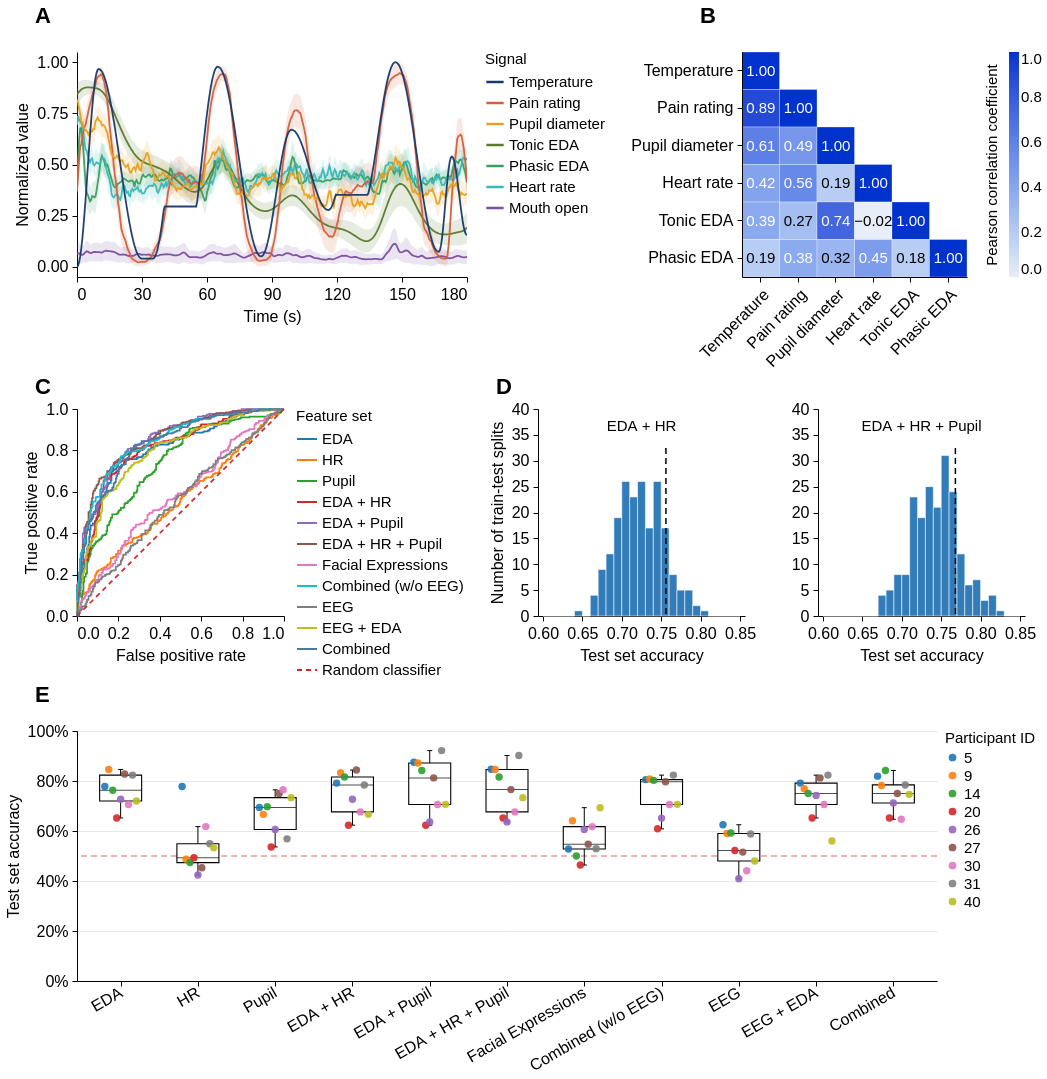

Write notebook code for a chart like this one.
### Markdown cell above
## Composite figure

The panels are combined with native Altair composition and independent scales at every concatenation boundary.

### Code cell
native_composite = compose_figure_altair(
    plot_grand_averaged_signals(
        averages,
        signals,
        stimulus_seed=133,
        signal_labels=None,
        signal_colors=None,
        width=390,
        height=225,
        display_step_ms=500,
        y_domain=(-0.05, 1.05),
        line_width=1.8,
        line_opacity=0.95,
        show_ci=True,
        ci_opacity=0.15,
        legend_title="Signal",
        legend_orient="right",
        legend_columns=1,
        title=None,
    ),
    plot_correlation_heatmap(
        averages,
        features=None,
        skip_first_n_seconds=20,
        width=225,
        height=225,
        title=None,
    ),
    plot_roc_curves(
        roc_results,
        width=207,
        height=207,
        title=None,
    ),
    plot_accuracy_distributions(
        accuracy_distributions,
        reference_accuracies,
        bin_width=0.01,
        width=207,
        height=207,
        title=None,
    ),
    plot_participant_accuracies(
        participant_results,
        width=860,
        height=250,
        title=None,
        x_label_angle=-30,
    ),
    row_spacing=6,
    middle_row_label_y=-10,
)
style_figure(native_composite)
